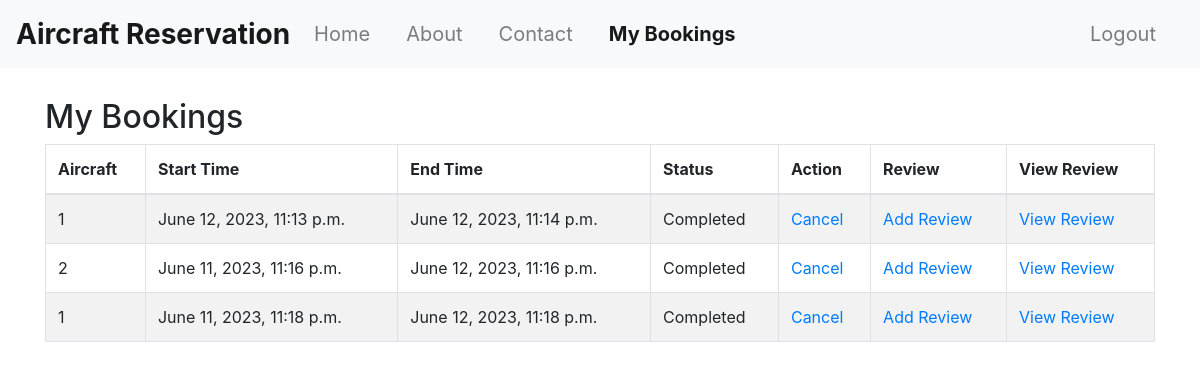
The app's page /booking_list/ (signed in) with its own data.
### reservation/models.py (models this page shows)
class Booking(models.Model):
    STATUS_CHOICES = [
        ('Pending', 'Pending'),
        ('Confirmed', 'Confirmed'),
        ('Cancelled', 'Cancelled'),
        ('Completed', 'Completed'),
    ]
    aircraft = models.ForeignKey(Aircraft, on_delete=models.CASCADE)
    user = models.ForeignKey(User, on_delete=models.CASCADE)
    start_time = models.DateTimeField()
    end_time = models.DateTimeField()
    status = models.CharField(max_length=10, choices=STATUS_CHOICES, default='Pending')

### reservation/views.py (the view)
# urls.py: path('booking_list/', views.booking_list, name='booking_list'),
@login_required
def booking_list(request):
    print("Accessing booking_list")
    check_completed_bookings()
    bookings = Booking.objects.filter(user=request.user)
    return render(request, 'booking_list.html', {'bookings': bookings})

### reservation/views.py (called while the page is built)
def check_completed_bookings():
    print("Checking status")
    current_time = timezone.now()
    print(current_time)
    bookings = Booking.objects.filter(status='Pending', end_time__lte=current_time)
    for booking in bookings:
        booking.status = 'Completed'
        aircraft = booking.aircraft
        aircraft.availability = True
        booking.save()
        aircraft.save()

### templates/booking_list.html (shortened to what this page needs)
{% extends 'base.html' %}
{% block booking_list_active %}active{% endblock %}
{% block content %}
  <h2>My Bookings</h2>
  <table class="table table-striped table-bordered">
    <thead>
      <tr>
        <th>Aircraft</th>
        <th>Start Time</th>
        <th>End Time</th>
        <th>Status</th>
        <th>Action</th>
        <th>Review</th>
        <th>View Review</th>
      </tr>
    </thead>
    <tbody>
      {% for booking in bookings %}
      {% if booking.status == 'Pending' or booking.status == 'Completed' %}
      <tr>
        <td>{{ booking.aircraft_id}}</td>
        <td>{{ booking.start_time }}</td>
        <td>{{ booking.end_time }}</td>
        <td>{{ booking.status }}</td>
        <td>
          <a href="{% url 'cancel_booking' booking.id %}">Cancel</a>
        </td>
        <td>
          {% if booking.status == 'Completed' %}
            <a href="{% url 'review' booking.aircraft_id %}">Add Review</a>
          {% endif %}
        </td>
        <td>
          <a href="{% url 'view_reviews' booking.aircraft_id %}">View Review</a>
        </td>
      </tr>
    {% endif %}
    {% empty %}
        <tr>
          <td colspan="5">No bookings found.</td>
        </tr>
      {% endfor %}
    </tbody>
  </table>
{% endblock %}

### records on screen
Booking: aircraft_id "1", start_time "June 12, 2023, 11:13 p.m.", end_time "June 12, 2023, 11:14 p.m.", status "Completed", shows "Add Review"
Booking: aircraft_id "2", start_time "June 11, 2023, 11:16 p.m.", end_time "June 12, 2023, 11:16 p.m.", status "Completed", shows "Add Review"
Booking: aircraft_id "1", start_time "June 11, 2023, 11:18 p.m.", end_time "June 12, 2023, 11:18 p.m.", status "Completed", shows "Add Review"
